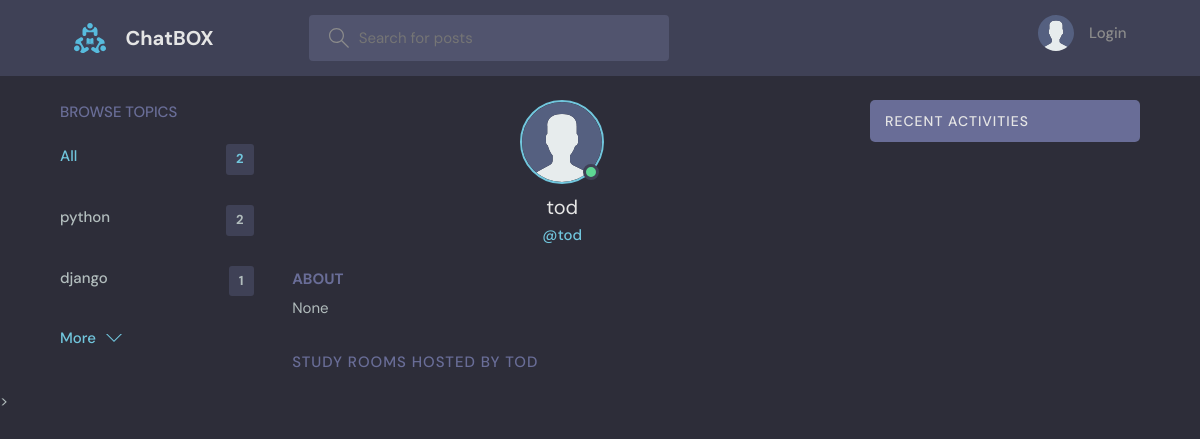
Screenshot of /profile/3/ with the database file from the repository.
### project/log_app/models.py (models this page shows, shortened)
class Topic(models.Model):
    name = models.CharField(max_length=200)

class User(AbstractUser):
    name = models.CharField(max_length=200, null=True)
    email = models.EmailField(unique=True, null=True)
    bio = models.TextField(null=True)
    avatar = models.ImageField(null=True, default="avatar.svg")
    USERNAME_FIELD = 'email'
    REQUIRED_FIELDS = []

### project/log_app/views.py (the view)
# urls.py: path('profile/<str:pk>/', views.userProfile, name="user-profile"),
def userProfile(request, pk):
    user = User.objects.get(id=pk)
    rooms = user.room_set.all()
    room_messages = user.massage_set.all()
    topics = Topic.objects.all()
    context = {'user': user, 'rooms': rooms,'topics': topics,
               'room_messages': room_messages }
    return render(request, 'profile.html', context)

### project/templates/profile.html (shortened to what this page needs)
{% extends 'main.html' %}
{% block content %}
<main class="profile-page layout layout--3">
  <div class="container">
    {% include 'topics_component.html' %}
    <div class="roomList">
      <div class="profile">
        <div class="profile__avatar">
          <div class="avatar avatar--large active">
            <img src="{{user.avatar.url}}" />
          </div>
        </div>
        <div class="profile__info">
          <h3>{{user.name}}</h3>
          <p>@{{user.username}}</p>
        </div>
        <div class="profile__about">
          <h3>About</h3>
          <p>
            {{user.bio}}
          </p>
        </div>
      </div>
      <div class="roomList__header">
        <div>
          <h2>Study Rooms Hosted by {{user.username}}</a>
          </h2>
        </div>
      </div>
    </div>
    {% include 'activity_component.html' %}
  </div>
</main>
{% endblock content %}

### project/templates/topics_component.html
<div class="topics">
    <div class="topics__header">
      <h2>Browse Topics</h2>
    </div>
    <ul class="topics__list">
      <li>
        <a href="{% url 'first' %}" class="active">All <span>{{topics.count}}</span></a>
      </li>
      {% for topic in topics %}
      <li>
        <a href="{% url 'first' %}?q={{topic.name}}">{{topic.name}} <span>{{topic.room_set.all.count}}</span></a>
      </li>
      {% endfor %}
    </ul>
    <a class="btn btn--link" href="{% url 'topics' %}">
      More
      <svg version="1.1" xmlns="http://www.w3.org/2000/svg" width="32" height="32" viewBox="0 0 32 32">
        <title>chevron-down</title>
        <path d="M16 21l-13-13h-3l16 16 16-16h-3l-13 13z"></path>
      </svg>
    </a>
  </div>

### project/static/styles/style.css (style rules this page uses)
:root { --color-main: #71c6dd; --color-main-light: #e1f6fb; --color-dark: #3f4156; --color-dark-medium: #51546e; --color-dark-light: #696d97; --color-light: #e5e5e5; --color-gray: #8b8b8b; --color-light-gray: #b2bdbd; --color-bg: #2d2d39; --color-success: #5dd693; --color-error: #fc4b0b; }
* { font-family: "DM Sans", -apple-system, BlinkMacSystemFont, "Segoe UI", Roboto, Oxygen, Ubuntu, Cantarell, "Open Sans", "Helvetica Neue", sans-serif; margin: 0; padding: 0; box-sizing: border-box; text-rendering: optimizeLegibility; font-size: inherit; }
html { font-size: 56.25%; }
@media only screen and (min-width: 1200px) { html { font-size: 62.5%; } }
body { line-height: 1.6; font-weight: 400; font-size: 1.5rem; color: var(--color-light-gray); background-color: var(--color-bg); min-height: 100vh; }
img { width: 100%; }
a { display: inline-block; color: var(--color-main); text-decoration: none; }
.container { max-width: 120rem; width: 90%; margin: auto; }
.btn { background-color: transparent; border: none; display: inline-flex; align-items: center; gap: 1rem; cursor: pointer; transition: all ease-in-out 0.3s; padding: 1rem 2rem; border-radius: 5px; box-shadow: 1px 1px 3px 1px rgba(0, 0, 0, 0.15); font-weight: 500; }
.btn--link { border-radius: 0; padding: 0; color: var(--color-main); box-shadow: none; }
.btn > svg { fill: currentColor; width: 1.6rem; height: 1.6rem; }
.avatar { position: relative; display: inline-block; border-radius: 50%; border: 2px solid var(--color-main); }
.avatar img { display: block; border-radius: 50%; object-fit: cover; object-position: center; }
.avatar::after { content: ""; display: block; position: absolute; background-color: var(--color-gray); z-index: 111; border-radius: 50%; border: 0.3rem solid var(--color-dark); }
.avatar.active::after { background-color: var(--color-success); }
.avatar.avatar--large img { display: block; width: 8rem; height: 8rem; border-radius: 50%; }
.avatar.avatar--large:after { width: 1rem; height: 1rem; bottom: 2px; right: 3.5px; }
.layout { margin-top: 2.4rem; }
.layout > .container { display: flex; justify-content: space-between; align-items: flex-start; }
.layout--3 > .container > div:first-child { flex-basis: 18%; max-width: 22.5rem; }
.layout--3 > .container > div:nth-child(2) { flex-basis: 50%; }
.topics__header { margin-bottom: 2rem; }
.topics__header h2 { text-transform: uppercase; font-weight: 500; color: var(--color-dark-light); }
.topics__list { list-style: none; }
.topics__list li a { display: flex; justify-content: space-between; margin-bottom: 3rem; font-weight: 500; color: var(--color-light-gray); transition: all 0.3s ease-in-out; }
.topics__list li a.active, .topics__list li a:hover { color: var(--color-main); }
.topics__list li a span { padding: 0.5rem 1rem; background-color: var(--color-dark); border-radius: 3px; font-size: 1.3rem; font-weight: 700; letter-spacing: 1px; }
.roomList__header { display: flex; justify-content: space-between; align-items: center; margin-bottom: 2.4rem; }
.roomList__header h2 { text-transform: uppercase; font-weight: 500; color: var(--color-light); letter-spacing: 1px; }
.profile { margin-bottom: 3rem; }
.profile__avatar { text-align: center; }
.profile__info { text-align: center; }
.profile__info h3 { font-size: 2rem; color: var(--color-light); font-weight: 400; }
.profile__info p { color: var(--color-main); font-weight: 500; margin-bottom: 1rem; }
.profile__about { margin-top: 2rem; }
.profile__about h3 { text-transform: uppercase; color: var(--color-dark-light); margin-bottom: 0.5rem; }
.profile-page .roomList__header { margin-bottom: 1.5rem; }
.profile-page .roomList__header h2 { color: var(--color-dark-light); }

### rows the page displays
Topic: name "python", room_set.all.count "2"
Topic: name "django", room_set.all.count "1"
User: avatar (placeholder picture), name "tod", username "tod", bio "None", username "TOD"

### other values shown
{{ topics.count }} "2"
